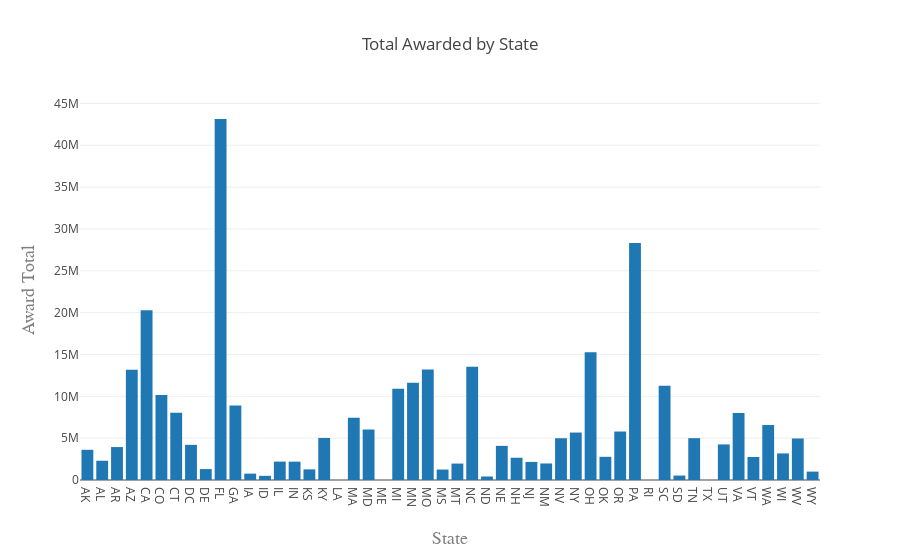

The code cell stored with this chart in its notebook:
### Code cell
# Create a trace
trace = go.Bar(
    x = State_Awards['State'],
    y = State_Awards['Award Total'],
    
)

data = [trace]

layout = go.Layout(
    title='Total Awarded by State',
    xaxis=dict(
        title='State',
        tickmode='linear',
        titlefont=dict(
            family='Courier New, monospace',
            size=18,
            color='#7f7f7f'
        )
    ),
    yaxis=dict(
        title='Award Total',
        titlefont=dict(
            family='Courier New, monospace',
            size=18,
            color='#7f7f7f'
        )
    )
)

fig = go.Figure(data=data, layout=layout)
# Plot and embed in ipython notebook!
iplot({'data': data, 'layout': layout}, filename='pandas-bar-chart-layout')

# or plot with: plot_url = py.plot(data, filename='basic-line')

### Figure 1 — Plotly figure (JSON) as saved in the notebook; plotly's stock layout.template omitted (floating-point values rounded to 4 significant figures)
{"data": [{"type": "bar", "uid": "1f9c14c1-e081-11e8-8304-005056867580", "x": ["AK", "AL", "AR", "AZ", "CA", "CO", "CT", "DC", "DE", "FL", "GA", "IA", "ID", "IL", "IN", "KS", "KY", "LA", "MA", "MD", "ME", "MI", "MN", "MO", "MS", "MT", "NC", "ND", "NE", "NH", "NJ", "NM", "NV", "NY", "OH", "OK", "OR", "PA", "RI", "SC", "SD", "TN", "TX", "UT", "VA", "VT", "WA", "WI", "WV", "WY"], "y": [3607416, 2300782, 3936109, 13181345, 20286824, 10158232, 8041137, 4199339, 1303216, 43138859, 8892929, 761235, 496680, 2197110, 2191767, 1270660, 5025938, 0, 7441266, 6033577, 0, 10893630, 11633397, 13215147, 1250153, 1961690, 13527138, 418574, 4078079, 2661604, 2158303, 1975170, 4991568, 5668851, 15266786, 2770485, 5792028, 28318207, 0, 11272707, 530890, 4997708, 0, 4251625, 8008990, 2750483, 6569211, 3176096, 4961093, 1002682]}], "layout": {"title": "Total Awarded by State", "xaxis": {"tickmode": "linear", "title": "State", "titlefont": {"color": "#7f7f7f", "family": "Courier New, monospace", "size": 18}}, "yaxis": {"title": "Award Total", "titlefont": {"color": "#7f7f7f", "family": "Courier New, monospace", "size": 18}}}}
